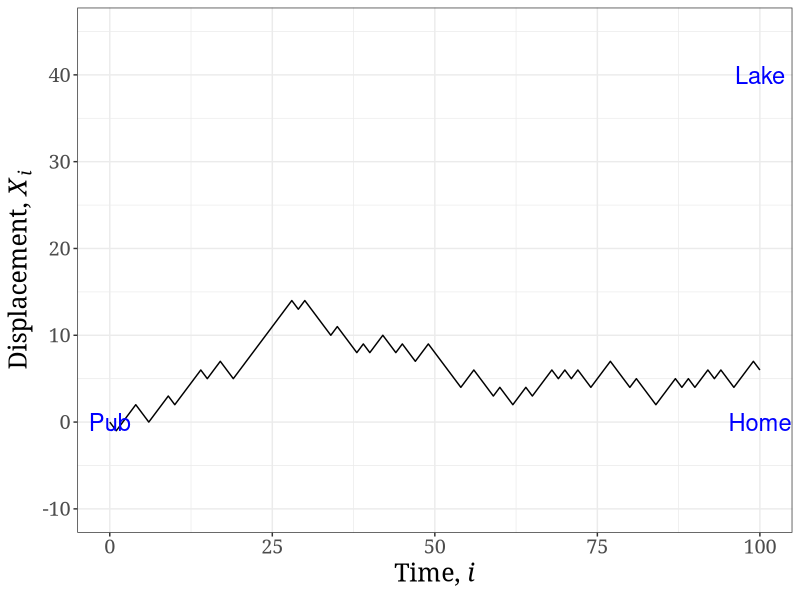

R code for this plot:

# Rayleigh Flight of Drunk

#setwd("/home/alastair/Projects/gev")
#source("RayleighDrunk_day.r")

# Libraries
library(ggplot2)
library(data.table)

set.seed(3)
sig <- rep(c(-1,1),200)
u <- sample(sig,100)
xn <- c(0, cumsum(u))
t <- seq(0, 100, 1)

d.dat <- data.table(cbind(t, xn))

e.dat <- data.table(c(0,100,100), c(0,0,40), c("Pub", "Home", "Lake"))
colnames(e.dat) <- c("Lon", "Lat", "Place")

g <- ggplot()
gp <- g + 
geom_line(aes(x=t, y=xn), data=d.dat) +
geom_text(aes(x=Lon, y=Lat, label=Place), data=e.dat, size=6, col="blue") +
xlab(expression(paste("Time, ", italic(i)))) +
ylab(expression(paste("Displacement, ", italic(X)[italic(i)]))) +
ylim(c(-10, 45)) + 
theme_bw() +
theme(text=element_text(family="Georgia", size=18))

ggsave(filename="pic/DrunkDisp_RayleighExample.jpeg", plot=gp, width=8, height=4, dpi=200)
